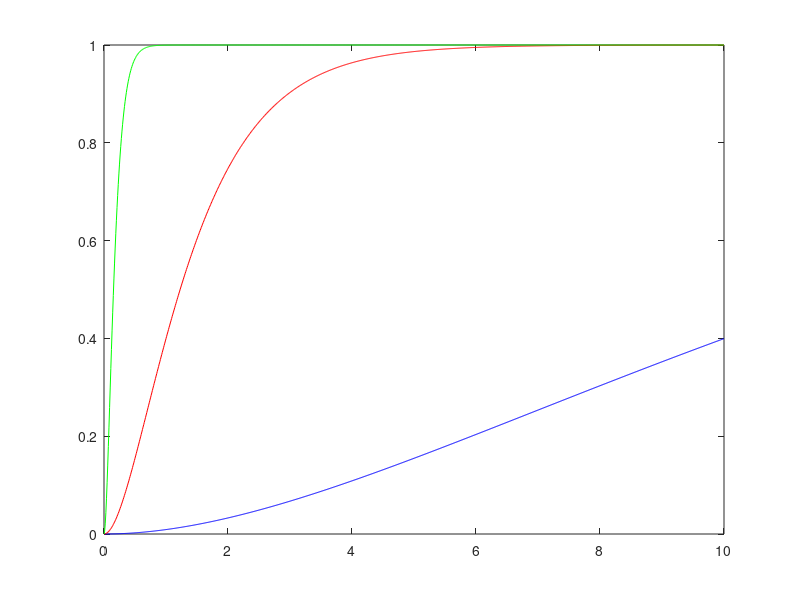

The MATLAB source for this figure:
% y = 1 + (b/(a-b)) * exp(-a*t) + (a/(b-a)) * exp(-b*t)

t = [0:0.01:10];
a1 = 0.1;
b1 = 0.2;
a2 = 1;
b2 = 2;
a3 = 10;
b3 = 12;

y1 = 1 + (b1/(a1-b1)) * exp(-a1*t) + (a1/(b1-a1)) * exp(-b1*t);
y2 = 1 + (b2/(a2-b2)) * exp(-a2*t) + (a2/(b2-a2)) * exp(-b2*t);
y3 = 1 + (b3/(a3-b3)) * exp(-a3*t) + (a3/(b3-a3)) * exp(-b3*t);

plot(t,y1,'b',t,y2,'r',t,y3,'g')

